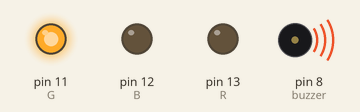
Simulated run of this sketch. Board: Arduino Uno, built with avr-gcc and run on an emulated ATmega328P. Shown: output pins drawn as LEDs (lit = HIGH), buzzer (waves = sounding).

Above: at 0.5 s.
At 3.5 s:
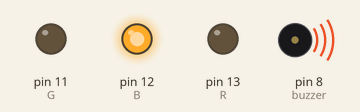
At 5.0 s:
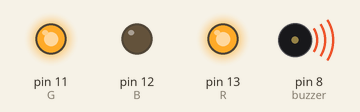
At 6.5 s:
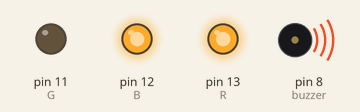
At 9.5 s:
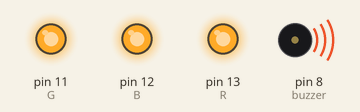
At 12.6 s:
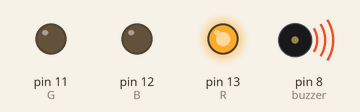
Timing chart, 0 to 13.9 s (numbered marks = the images above):
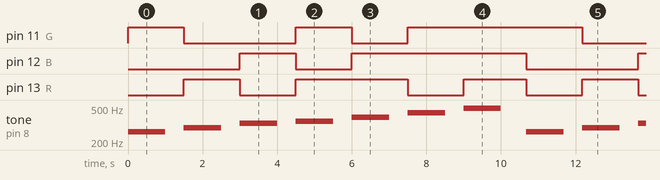

Measured:
- by itself, pin 11 (G): repeats every 10.7 s: LOW 3.0 s, HIGH 1.5 s, LOW 1.5 s, HIGH 4.7 s
- by itself, pin 12 (B): repeats every 10.7 s: LOW 1.5 s, HIGH 4.7 s, LOW 3.0 s, HIGH 1.5 s
- by itself, pin 13 (R): repeats every 10.7 s: LOW 1.5 s, HIGH 3.0 s, LOW 1.5 s, HIGH 1.7 s, LOW 1.5 s, HIGH 1.5 s
- by itself, tone on pin 8 (buzzer): repeats every 10.7 s: silent 0.50 s, 294 Hz 1.0 s, silent 0.50 s, 330 Hz 1.0 s, silent 0.50 s, 349 Hz 1.0 s, silent 0.50 s, 392 Hz 1.0 s, silent 0.50 s, 440 Hz 1.0 s, silent 0.50 s, 494 Hz 1.0 s, silent 0.68 s, 262 Hz 1.0 s

The sketch:

buzzer1.ino
```cpp
// C++ code
//

//BUZZER TOCAR UM PERÍODO DE 5 SEGUNDOS.
//INTERVALO DE MEIO SEGUNDO ENTRE UM TOQUE E OUTRO.
//PERIODO DE TOQUE É UM SEGUNDO.
//CADA REPETIÇÃO UMA NOTA DIFERENTE
//PARA CADA FREQUÊNCIA TEM QUE TER UMA COR DIFERENTE NO LED.
//DÓ=G, RÉ=R, MI=B, FÁ=G+R, SOL=R+B, LA=G+B, SI=G+R+B

#define R 13
#define G 11
#define B 12
int buzzer = 8;
int i = 0;

void setup()
{
  pinMode(buzzer, OUTPUT);
  pinMode(R, OUTPUT);
  pinMode(G, OUTPUT);
  pinMode(B, OUTPUT);
}

void loop()
{
  for(i-0;1<8;i++)
  {
   	if(i==1)
    {
      tone(buzzer, 262, 1000);
      digitalWrite(G, HIGH);
      digitalWrite(R, LOW);
      digitalWrite(B, LOW);
      delay(1000);
      noTone(buzzer);
      delay(500);
    }
    else if (i==2)
    {
      tone(buzzer, 294, 1000);
      digitalWrite(G, LOW);
      digitalWrite(R, HIGH);
      digitalWrite(B, LOW);
      delay(1000);
      noTone(buzzer);
      delay(500);
    }
    else if (i==3)
    {
      tone(buzzer, 330, 1000);
      digitalWrite(G, LOW);
      digitalWrite(R, LOW);
      digitalWrite(B, HIGH);
      delay(1000);
      noTone(buzzer);
      delay(500);
    }
    else if(i==4)
    {
      tone(buzzer, 349, 1000);
      digitalWrite(G, HIGH);
      digitalWrite(R, HIGH);
      digitalWrite(B, LOW);
      delay(1000);
      noTone(buzzer);
      delay(500);
    }
    else if(i==5)
    {
      tone(buzzer, 392, 1000);
      digitalWrite(G, LOW);
      digitalWrite(R, HIGH);
      digitalWrite(B, HIGH);
      delay(1000);
      noTone(buzzer);
      delay(500);
    }
    else if(i==6)
    {
      tone(buzzer, 440, 1000);
      digitalWrite(G, HIGH);
      digitalWrite(R, LOW);
      digitalWrite(B, HIGH);
      delay(1000);
      noTone(buzzer);
      delay(500);
    }
    else if(i==7)
    {
      tone(buzzer, 494, 1000);
      digitalWrite(G, HIGH);
      digitalWrite(R, HIGH);
      digitalWrite(B, HIGH);
      delay(1000);
      noTone(buzzer);
      delay(500);
    }

  }

}
```
